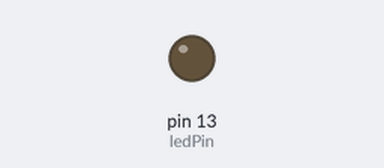
Recording of a sketch running on a simulated Arduino Uno, built with avr-gcc and run on an emulated ATmega328P. Parts: output pins drawn as LEDs (lit = HIGH). What the sketch prints to the serial monitor is not drawn.

Above: at 2.0 s.
At 6.2 s:
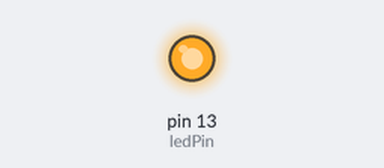
Timing chart, 0 to 10.9 s (numbered marks = the images above):
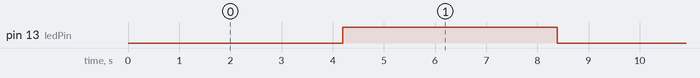

Measured:
- by itself, pin 13 (ledPin): alternates HIGH for 4.2 s and LOW for 4.2 s

The sketch:

Timer_ISR.ino
```cpp
#include <avr/io.h>
#include <avr/interrupt.h>


const int ledPin = 13;
volatile int seconds = 0;

void setup() {

  pinMode(ledPin, OUTPUT);
  seconds = 0;
  TCCR1A = 0;
  TIMSK1 |= (1 << TOIE1);
  TCCR1B = (1 << CS12);

  Serial.begin(9600);
  sei();
}

void loop() {

}

ISR(TIMER1_OVF_vect)
{
  Serial.print(seconds);
  if (seconds > 2) {
      digitalWrite(ledPin, !digitalRead(ledPin));
      Serial.print(" LED toggeln\n");
      seconds = 0;
  } else {
    seconds++;
  }


}
```
